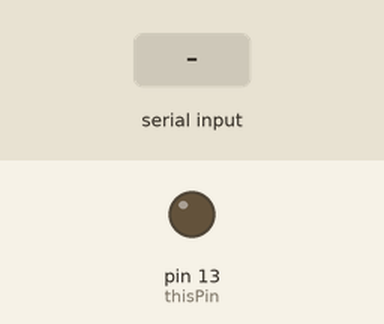
Simulated run of this sketch. Board: Arduino Uno, built with avr-gcc and run on an emulated ATmega328P. On the bench: output pins drawn as LEDs (lit = HIGH). The test bench sets the inputs (shaded band).

Above: at 2.0 s.
2.1 s: "a" received over Serial
At 3.3 s:
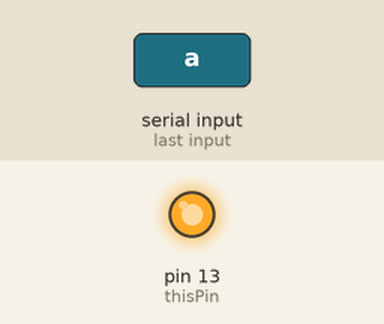
4.5 s: "b" received over Serial
At 6.0 s:
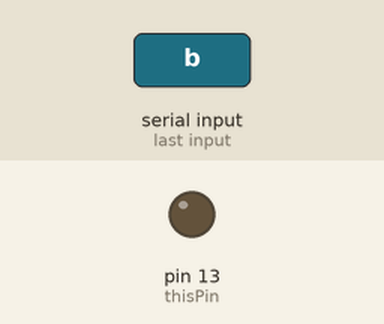
Timing chart, 0 to 7.5 s (numbered marks = the images above; inputs shaded):
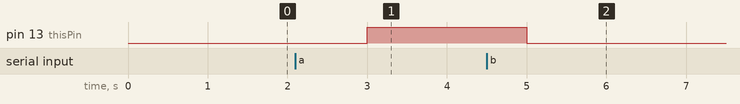

The sketch:

Bluetooth.ino
```cpp
int thisPin = 13;
void setup() {
  // initialize serial communication:
  Serial.begin(9600);
  // initialize the LED pins
  pinMode(thisPin, OUTPUT);
}

void loop() {
  // read the sensor:
  delay(1000);
  if (Serial.available() > 0) {
    int inByte = Serial.read();
    switch (inByte) {
      case 'a':
        digitalWrite(thisPin, HIGH);
        break;
      case 'b':
        digitalWrite(thisPin, LOW);
    }
  }
}
```

Measured:
- after the input at 2.1 s, pin 13 (thisPin): LOW → HIGH after 0.90 s
- after the input at 4.5 s, pin 13 (thisPin): HIGH → LOW after 0.50 s
